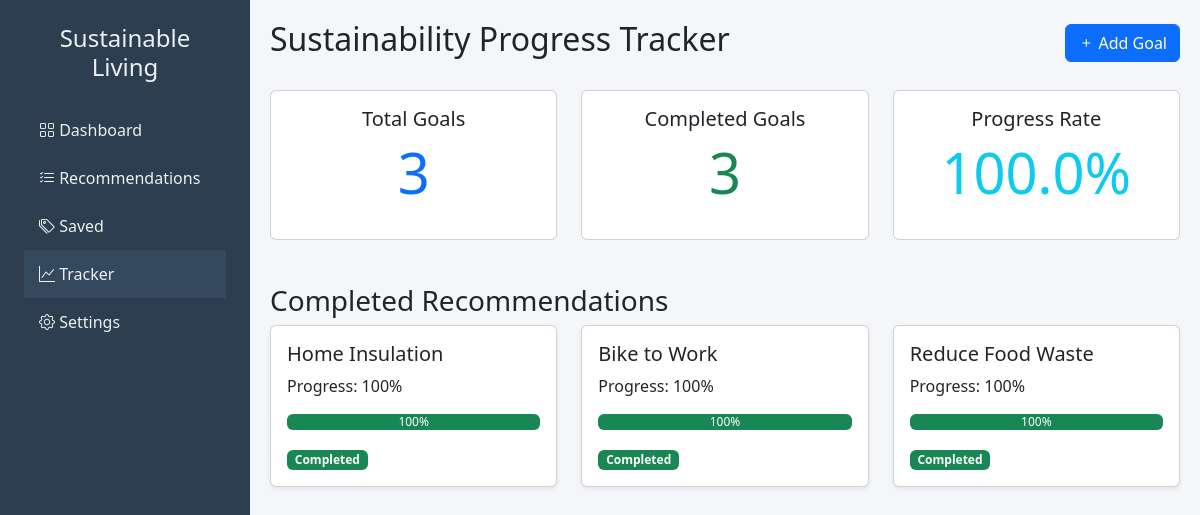
Page /tracker/ (signed in) on the committed database.
### recommendations/models.py (models this page shows, shortened)
class SavedRecommendation(models.Model):
    user = models.ForeignKey(User, on_delete=models.CASCADE)
    recommendation = models.ForeignKey(Recommendation, on_delete=models.CASCADE)
    completed = models.BooleanField(default=False)
    progress = models.IntegerField(default=0)  # Progress feature (e.g., 0-100%)
    saved_at = models.DateTimeField(auto_now_add=True)

class Recommendation(models.Model):
    carbon_saved = models.DecimalField(max_digits=10, decimal_places=2)
    difficulty = models.IntegerField()
    impact = models.CharField(max_length=255)
    user = models.ForeignKey(User, on_delete=models.CASCADE)  # Adjust as needed
    category = models.CharField(max_length=100)
    title = models.CharField(max_length=255)
    description = models.TextField()

### recommendations/views.py (the view)
# urls.py: path('tracker/', views.tracker, name='tracker'),
@login_required
def tracker(request):
    user = request.user
    saved_recommendations = SavedRecommendation.objects.all()
    total_goals = SavedRecommendation.objects.filter(user=user).count()
    completed_goals = SavedRecommendation.objects.filter(user=user, completed=True).count()
    if total_goals > 0:
        progress_rate = (completed_goals / total_goals) * 100
    else:
        progress_rate = 0
    completed_recommendations = SavedRecommendation.objects.filter(user=user, completed=True)
    context = {
        'total_goals': total_goals,
        'completed_goals': completed_goals,
        'progress_rate': progress_rate,
        'completed_recommendations': completed_recommendations,
        'saved_recommendations': saved_recommendations,
    }
    return render(request, 'tracker.html', context)

### recommendations/templates/recommendations/tracker.html (shortened to what this page needs)
<!DOCTYPE html>
<html lang="en">
<head>
    <link href="https://cdn.jsdelivr.net/npm/bootstrap@5.3.0/dist/css/bootstrap.min.css" rel="stylesheet">
    <link href="https://cdn.jsdelivr.net/npm/bootstrap-icons@1.10.0/font/bootstrap-icons.css" rel="stylesheet">
</head>
<body>
    <div class="sidebar">
        <div class="p-4">
            <h4 class="text-center mb-4">Sustainable Living</h4>
            <nav>
                <a href="{% url 'dashboard' %}" class="sidebar-link ">
                    <i class="bi bi-grid"></i> Dashboard
                </a>
                <a href="{% url 'recommendations' %}" class="sidebar-link">
                    <i class="bi bi-list-check"></i> Recommendations
                </a>
                <a href="{% url 'saved' %}" class="sidebar-link">
                    <i class="bi bi-tags"></i> Saved
                </a>
                <a href="{% url 'tracker' %}" class="sidebar-link active">
                    <i class="bi bi-graph-up"></i> Tracker
                </a>
                <a href="{% url 'settings' %}" class="sidebar-link">
                    <i class="bi bi-gear"></i> Settings
                </a>
            </nav>
        </div>
    </div>
<div class="content-wrapper">
    <div class="row mb-4">
        <div class="col-12">
            <div class="d-flex justify-content-between align-items-center">
                <h2>Sustainability Progress Tracker</h2>
                <a href="{% url 'recommendations' %}" class="btn btn-primary">
                    <i class="bi bi-plus"></i> Add Goal
                </a>
            </div>
        </div>
    </div>
    <div class="row mb-4">
        <div class="col-md-4">
            <div class="card dashboard-card">
                <div class="card-body text-center">
                    <h5 class="card-title">Total Goals</h5>
                    <p class="display-4 text-primary">{{ total_goals }}</p>
                </div>
            </div>
        </div>
        <div class="col-md-4">
            <div class="card dashboard-card">
                <div class="card-body text-center">
                    <h5 class="card-title">Completed Goals</h5>
                    <p class="display-4 text-success">{{ completed_goals }}</p>
                </div>
            </div>
        </div>
        <div class="col-md-4">
            <div class="card dashboard-card">
                <div class="card-body text-center">
                    <h5 class="card-title">Progress Rate</h5>
                    <p class="display-4 text-info">{{ progress_rate }}%</p>
                </div>
            </div>
        </div>
    </div>
    <h3>Completed Recommendations</h3>
<div class="row">
    {% for saved_recommendation in completed_recommendations %}
        <div class="col-md-4 mb-3">
            <div class="card shadow-sm">
                <div class="card-body">
                    <h5 class="card-title">{{ saved_recommendation.recommendation.title }}</h5>
                    <p class="card-text">Progress: {{ saved_recommendation.progress }}%</p>
                    <div class="progress">
                        <div class="progress-bar bg-success"
                             role="progressbar"
                            style="width: {{ saved_recommendation.progress }}%;"
                             aria-valuenow="{{ saved_recommendation.progress }}"
                             aria-valuemin="0"
                             aria-valuemax="100">
                             {{ saved_recommendation.progress }}%
                        </div>
                    </div>
                    <div class="mt-3">
                        <span class="badge bg-success">{{ saved_recommendation.completed|yesno:"Completed,In Progress" }}</span>
                    </div>
                </div>
            </div>
        </div>
    {% empty %}
        <div class="col-12">
            <div class="alert alert-info" role="alert">
                No completed goals yet.
            </div>
        </div>
    {% endfor %}
</div>
</body>
</html>

### recommendations/templates/recommendations/tracker.html (style rules this page uses)
:root { --sidebar-width: 250px; --sidebar-bg: #2c3e50; --sidebar-text: #ecf0f1; --active-link-bg: #34495e; }
body { background-color: #f4f6f9; overflow-x: hidden; }
.sidebar { position: fixed; top: 0; left: 0; height: 100vh; width: var(--sidebar-width); background-color: var(--sidebar-bg); color: var(--sidebar-text); transition: transform 0.3s ease; z-index: 1000; }
.sidebar-link { color: var(--sidebar-text); padding: 12px 15px; display: block; text-decoration: none; transition: background-color 0.3s ease; }
.sidebar-link:hover, .sidebar-link.active { background-color: var(--active-link-bg); }
.content-wrapper { margin-left: var(--sidebar-width); padding: 20px; }
.dashboard-card { transition: transform 0.3s, box-shadow 0.3s; margin-bottom: 20px; }
.progress-bar { animation: progressAnimation 2s ease-out forwards; }

### rows in the picture
SavedRecommendation: recommendation "Home Insulation", progress "100", completed "Completed"
SavedRecommendation: recommendation "Bike to Work", progress "100", completed "Completed"
SavedRecommendation: recommendation "Reduce Food Waste", progress "100", completed "Completed"

### other values in the picture
{{ total_goals }} "3"
{{ completed_goals }} "3"
{{ progress_rate }} "100.0"
